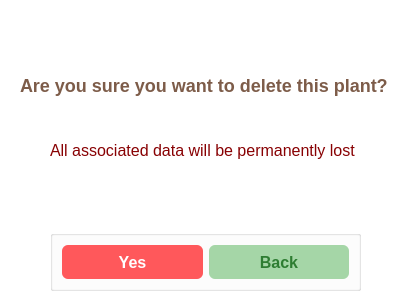
<?xml version="1.0" encoding="UTF-8"?>
<ui version="4.0">
 <class>deleteDialog</class>
 <widget class="QDialog" name="deleteDialog">
  <property name="geometry">
   <rect>
    <x>0</x>
    <y>0</y>
    <width>407</width>
    <height>300</height>
   </rect>
  </property>
  <property name="windowTitle">
   <string>Dialog</string>
  </property>
  <property name="styleSheet">
   <string notr="true">background: white;</string>
  </property>
  <widget class="QGroupBox" name="horizontalGroupBox">
   <property name="geometry">
    <rect>
     <x>50</x>
     <y>230</y>
     <width>311</width>
     <height>61</height>
    </rect>
   </property>
   <property name="styleSheet">
    <string notr="true"/>
   </property>
   <layout class="QHBoxLayout" name="horizontalLayout">
    <item>
     <widget class="QPushButton" name="btnYesDelete">
      <property name="styleSheet">
       <string notr="true">background-color: rgb(255, 88, 91);
color: white;
border: none;
border-radius: 6px;
padding: 10px 20px;
font-size: 16px;
font-weight: bold;
</string>
      </property>
      <property name="text">
       <string>Yes</string>
      </property>
     </widget>
    </item>
    <item>
     <widget class="QPushButton" name="btnBackDelete">
      <property name="styleSheet">
       <string notr="true">background-color: #A5D6A7;
color: #2E7D32;
border: none;
border-radius: 6px;
padding: 10px 20px;
font-size: 16px;
font-weight: bold;
</string>
      </property>
      <property name="text">
       <string>Back</string>
      </property>
     </widget>
    </item>
   </layout>
  </widget>
  <widget class="QLabel" name="label">
   <property name="geometry">
    <rect>
     <x>20</x>
     <y>60</y>
     <width>371</width>
     <height>51</height>
    </rect>
   </property>
   <property name="styleSheet">
    <string notr="true">color: rgb(125, 92, 73);
font-size: 18px;
font-weight: bold;
border: none;
</string>
   </property>
   <property name="text">
    <string>Are you sure you want to delete this plant?</string>
   </property>
  </widget>
  <widget class="QLabel" name="label_2">
   <property name="geometry">
    <rect>
     <x>50</x>
     <y>130</y>
     <width>321</width>
     <height>41</height>
    </rect>
   </property>
   <property name="styleSheet">
    <string notr="true">color: rgb(136, 1, 3);
font-size: 16px;
border: none;
</string>
   </property>
   <property name="text">
    <string>All associated data will be permanently lost</string>
   </property>
  </widget>
 </widget>
 <resources/>
 <connections/>
</ui>
